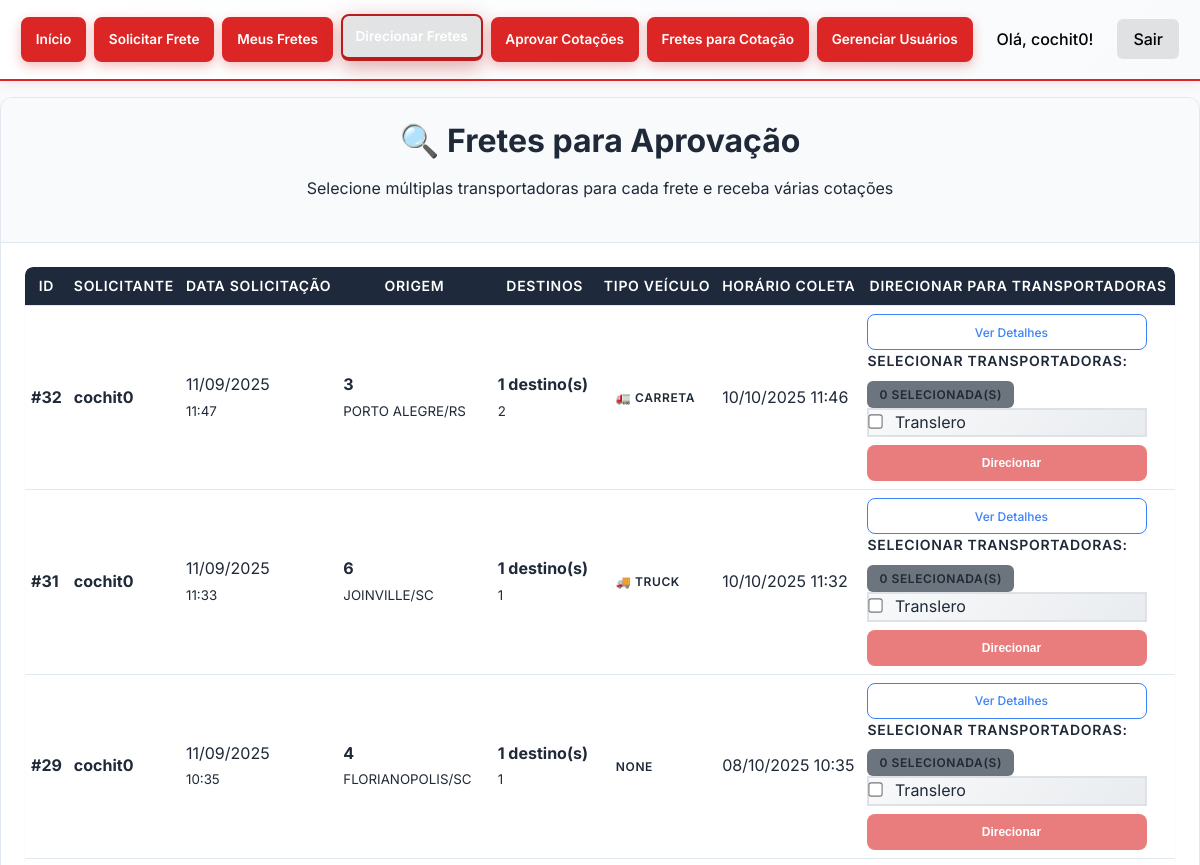
Before: /fretes-para-aprovacao/ (signed in, upper part) with the older database file.
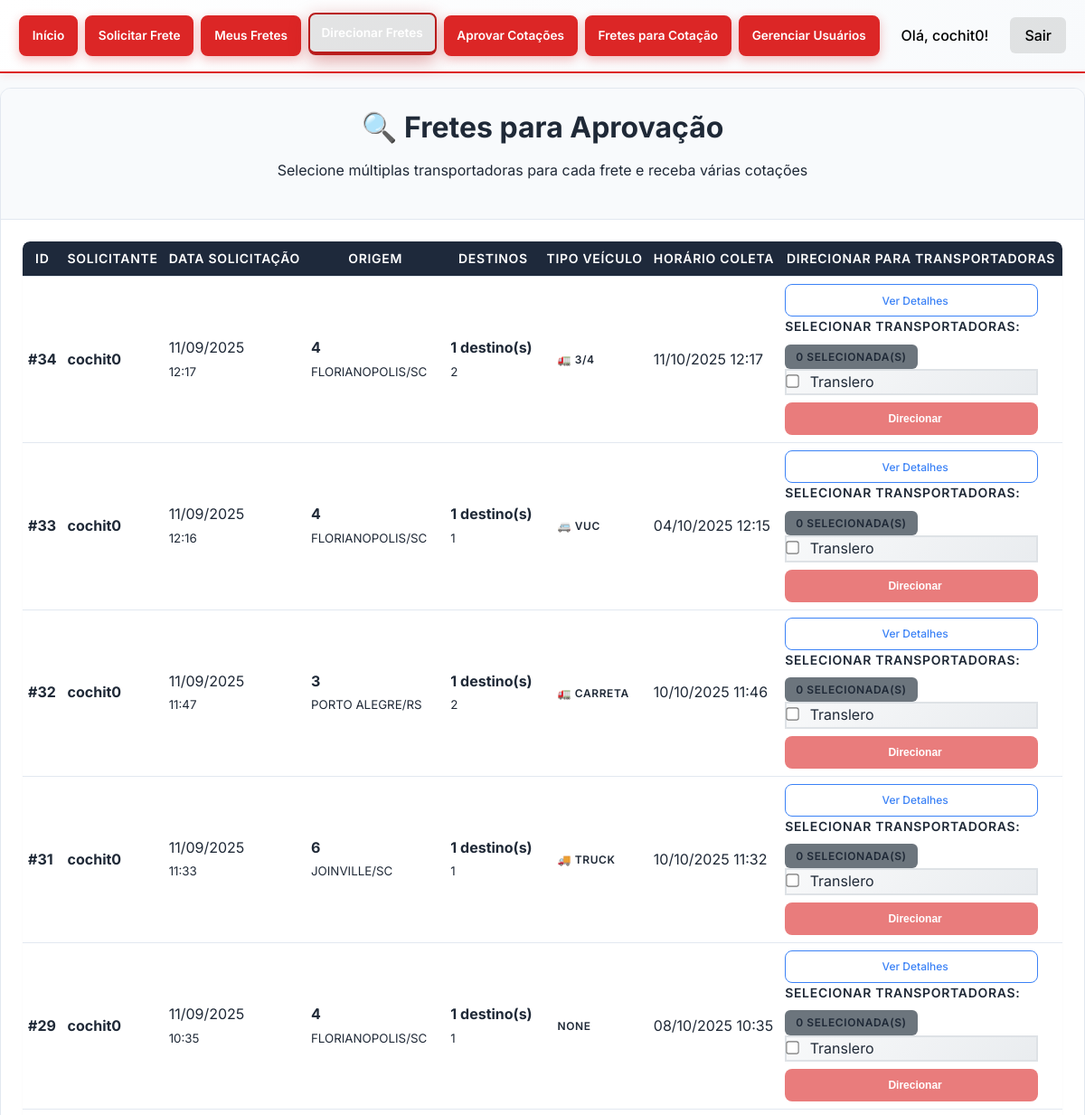
After: the same page with the newer database file.
### fretes/models.py (models this page shows, shortened)
class FreteRequest(models.Model):
	usuario = models.ForeignKey(User, on_delete=models.CASCADE)
	data_criacao = models.DateTimeField(auto_now_add=True)
	descricao = models.TextField(blank=True)
	transportadora_selecionada = models.ForeignKey(Transportadora, null=True, blank=True, on_delete=models.SET_NULL)
	origem = models.ForeignKey(Loja, null=True, blank=True, on_delete=models.SET_NULL, related_name='fretes_origem')
	horario_coleta = models.CharField(max_length=50, blank=True, null=True)
	observacoes_origem = models.TextField(blank=True, null=True, verbose_name="Observações da Coleta")
	anexo_origem = models.FileField(upload_to='anexos/origem/', blank=True, null=True, verbose_name="Anexo da Origem", help_text="Arquivo Excel ou PDF relacionado à origem")
	TIPO_VEICULO_CHOICES = [
		('carreta', 'Carreta'),
		('truck', 'Truck'),
		('vuc', 'VUC'),
		('toco', 'Toco'),
		('3_4', '3/4'),
		('van', 'Van'),
	]
	tipo_veiculo = models.CharField(max_length=10, choices=TIPO_VEICULO_CHOICES, blank=True, null=True, verbose_name="Tipo de Veículo", help_text="Tipo de veículo necessário para o frete")
	precisa_ajudante = models.BooleanField(default=False, verbose_name="Precisa de Ajudante", help_text="Indica se o frete necessita de ajudante")
	quantidade_ajudantes = models.PositiveIntegerField(default=0, verbose_name="Quantidade de Ajudantes", help_text="Número de ajudantes necessários")
	nota_fiscal_emitida = models.BooleanField(default=False, verbose_name="Nota Fiscal Emitida", help_text="Indica se a nota fiscal já foi emitida")
	anexo_nota_fiscal = models.FileField(upload_to='anexos/nota_fiscal/', blank=True, null=True, verbose_name="Anexo da Nota Fiscal", help_text="Arquivo da nota fiscal (PDF, Excel)")
	quem_paga_frete = models.CharField(max_length=100, blank=True, null=True, verbose_name="Quem Paga o Frete", help_text="Loja responsável pelo pagamento do frete")
	STATUS_CHOICES = [
		('pendente', 'Pendente'),
		('cotacao_enviada', 'Cotação Enviada'),
		('cotacao_recebida', 'Cotação Recebida'),
		('cotacao_aprovada', 'Cotação Aprovada'),
		('rejeitado', 'Rejeitado'),
		('rejeitado_transportadora', 'Rejeitado pela Transportadora'),
		('cancelado', 'Cancelado'),
		('finalizado', 'Finalizado'),
	]
	status = models.CharField(max_length=30, choices=STATUS_CHOICES, default='pendente')
	centro_custo = models.CharField(max_length=100, blank=True, null=True, verbose_name="Centro de Custo", help_text="Centro de custo aprovado para o frete")
	aprovador = models.ForeignKey(User, on_delete=models.SET_NULL, null=True, blank=True, related_name='fretes_aprovados', verbose_name="Aprovador")
	data_aprovacao = models.DateTimeField(null=True, blank=True, verbose_name="Data de Aprovação")
	observacoes_aprovacao = models.TextField(blank=True, null=True, verbose_name="Observações da Aprovação")
	justificativa_rejeicao = models.TextField(blank=True, null=True, verbose_name="Justificativa da Rejeição")
	motivo_cancelamento = models.TextField(blank=True, null=True, verbose_name="Motivo do Cancelamento", help_text="Justificativa para o cancelamento do frete")
	usuario_cancelamento = models.ForeignKey(User, on_delete=models.SET_NULL, null=True, blank=True, related_name='fretes_cancelados', verbose_name="Usuário que Cancelou")
	data_cancelamento = models.DateTimeField(null=True, blank=True, verbose_name="Data do Cancelamento")
	transportadora = models.ForeignKey(User, on_delete=models.SET_NULL, null=True, blank=True, related_name='fretes_cotados', verbose_name="Transportadora", help_text="Transportadora responsável pela cotação")
	valor_frete = models.DecimalField(max_digits=10, decimal_places=2, null=True, blank=True, verbose_name="Valor do Frete", help_text="Valor cobrado pelo frete")
	valor_pedagio = models.DecimalField(max_digits=10, decimal_places=2, null=True, blank=True, verbose_name="Valor do Pedágio", help_text="Valor cobrado pelo pedágio")
	valor_ajudante = models.DecimalField(max_digits=10, decimal_places=2, null=True, blank=True, verbose_name="Valor do Ajudante", help_text="Valor cobrado pelo ajudante")
	valor_total = models.DecimalField(max_digits=10, decimal_places=2, null=True, blank=True, verbose_name="Valor Total", help_text="Soma total da cotação")
	data_cotacao = models.DateTimeField(null=True, blank=True, verbose_name="Data da Cotação")
	observacoes_cotacao = models.TextField(blank=True, null=True, verbose_name="Observações da Cotação")
	motivo_rejeicao_transportadora = models.TextField(blank=True, null=True, verbose_name="Motivo da Rejeição pela Transportadora")

class Loja(models.Model):
	nome = models.CharField(max_length=100)
	endereco = models.CharField(max_length=255)
	numero = models.CharField(max_length=20)
	municipio = models.CharField(max_length=100)
	estado = models.CharField(max_length=2)
	cep = models.CharField(max_length=15, blank=True)
	regional = models.CharField(max_length=100, blank=True)
	latitude = models.DecimalField(max_digits=9, decimal_places=6, null=True, blank=True)
	longitude = models.DecimalField(max_digits=9, decimal_places=6, null=True, blank=True)

class Destino(models.Model):
	frete = models.ForeignKey(FreteRequest, related_name='destinos', on_delete=models.CASCADE)
	endereco = models.CharField(max_length=255)
	cidade = models.CharField(max_length=100)
	estado = models.CharField(max_length=2)
	cep = models.CharField(max_length=10)
	volume = models.PositiveIntegerField(default=1)
	loja = models.CharField(max_length=100, blank=True, null=True)  # Adicione esta linha
	numero = models.CharField(max_length=20, blank=True, null=True)
	data_entrega = models.DateTimeField(blank=True, null=True, verbose_name="Data de Entrega", help_text="Data e horário previstos para entrega")
	observacao = models.TextField(blank=True, null=True)
	anexo_destino = models.FileField(upload_to='anexos/destino/', blank=True, null=True, verbose_name="Anexo do Destino", help_text="Arquivo Excel ou PDF relacionado ao destino")

class Transportadora(models.Model):
	nome = models.CharField(max_length=100)
	email = models.EmailField()

### fretes/views.py (the view)
# urls.py: path('fretes-para-aprovacao/', views.fretes_para_aprovacao, name='fretes_para_aprovacao'),
@login_required(login_url='/login/')
def fretes_para_aprovacao(request):
    try:
        user_profile = request.user.userprofile
        if not (user_profile.is_usuario_master() or user_profile.is_gerente()):
            messages.error(request, 'Você não tem permissão para aprovar fretes.')
            return redirect('home')
    except UserProfile.DoesNotExist:
        messages.error(request, 'Perfil de usuário não encontrado.')
        return redirect('home')
    fretes_pendentes = FreteRequest.objects.filter(
        status='pendente'
    ).select_related('usuario', 'origem').prefetch_related('destinos').order_by('-data_criacao')
    transportadoras = Transportadora.objects.all().order_by('nome')
    return render(request, 'fretes/fretes_para_aprovacao.html', {
        'fretes_pendentes': fretes_pendentes,
        'transportadoras': transportadoras
    })

### fretes/models.py (called while the page is built)
	def is_usuario_master(self):
		return self.is_master or self.tipo_usuario == 'master'

	def is_gerente(self):
		return self.tipo_usuario == 'gerente'

	def is_transportadora(self):
		return self.tipo_usuario == 'transportadora'

### fretes/templatetags/frete_filters.py (called while the page is built)
@register.filter
def format_horario_coleta(value):
    if not value:
        return ''
    try:
        if 'T' in value:
            dt = datetime.datetime.strptime(value, '%Y-%m-%dT%H:%M')
        else:
            dt = datetime.datetime.strptime(value, '%Y-%m-%d %H:%M')
        return dt.strftime('%d/%m/%Y %H:%M')
    except Exception:
        return value

### fretes/templates/fretes/fretes_para_aprovacao.html (shortened to what the changed rows need)
{% extends 'fretes/base.html' %}
{% load static %}
{% load frete_filters %}
{% block content %}
<div class="container-fluid mt-4">
    <div class="card">
        <div class="card-header">
            <h2 class="text-center">🔍 Fretes para Aprovação</h2>
        </div>
        <div class="card-body p-0">
            {% if fretes_pendentes %}
                <div class="table-responsive">
                    <table class="table table-hover">
                        <thead class="table-dark">
                            <tr>
                                <th>ID</th>
                                <th>Solicitante</th>
                                <th>Data Solicitação</th>
                                <th>Origem</th>
                                <th>Destinos</th>
                                <th>Tipo Veículo</th>
                                <th>Horário Coleta</th>
                                <th>Direcionar para Transportadoras</th>
                            </tr>
                        </thead>
                        <tbody>
                            {% for frete in fretes_pendentes %}
                                <tr>
                                    <td>
                                        <strong>#{{ frete.id }}</strong>
                                    </td>
                                    <td>
                                        <div>
                                            <strong>{{ frete.usuario.username }}</strong><br>
                                        </div>
                                    </td>
                                    <td>
                                        <div>
                                            {{ frete.data_criacao|date:"d/m/Y" }}<br>
                                            <small class="text-muted">{{ frete.data_criacao|time:"H:i" }}</small>
                                        </div>
                                    </td>
                                    <td>
                                        <div>
                                            <strong>{{ frete.origem.nome }}</strong><br>
                                            <small class="text-muted">{{ frete.origem.municipio }}/{{ frete.origem.estado }}</small>
                                        </div>
                                    </td>
                                    <td>
                                        <div>
                                            <strong>{{ frete.destinos.count }} destino(s)</strong><br>
                                            {% for destino in frete.destinos.all|slice:":2" %}
                                                <small class="text-muted">{{ destino.loja }}</small><br>
                                            {% endfor %}
                                        </div>
                                    </td>
                                    <td>
                                        <span class="badge bg-info">
                                            {% if frete.tipo_veiculo == 'carreta' %}🚛 Carreta
                                            {% elif frete.tipo_veiculo == 'truck' %}🚚 Truck
                                            {% elif frete.tipo_veiculo == 'vuc' %}🚐 VUC
                                            {% elif frete.tipo_veiculo == 'toco' %}🚛 Toco
                                            {% elif frete.tipo_veiculo == '3_4' %}🚛 3/4
                                            {% elif frete.tipo_veiculo == 'van' %}🚐 Van
                                            {% else %}{{ frete.tipo_veiculo|title }}{% endif %}
                                        </span>
                                    </td>
                                    <td>
                                        <div>
                                            {{ frete.horario_coleta|format_horario_coleta }}
                                        </div>
                                    </td>
                        <td>
                            <div class="transportadora-selection">
                                <div class="mb-2">
                                    <a href="{% url 'frete_detalhe' frete.id %}" class="btn btn-outline-primary btn-sm w-100" title="Ver detalhes completos do frete">
                                         Ver Detalhes
                                    </a>
                                </div>
                                <div class="mb-3">
                                    <div class="d-flex justify-content-between align-items-center mb-2">
                                        <label class="form-label small fw-bold text-primary mb-0">
                                            Selecionar Transportadoras:
                                        </label>
                                        <span class="badge bg-secondary transportadora-count" data-frete-id="{{ frete.id }}">0 selecionada(s)</span>
                                    </div>
                                    <div class="transportadoras-checkboxes" data-frete-id="{{ frete.id }}">
                                        {% for transportadora in transportadoras %}
                                            <div class="form-check form-check-inline">
                                                <input class="form-check-input transportadora-checkbox" type="checkbox"
                                                       value="{{ transportadora.id }}" id="transp_{{ frete.id }}_{{ transportadora.id }}">
                                                <label class="form-check-label small" for="transp_{{ frete.id }}_{{ transportadora.id }}">
                                                    {{ transportadora.nome }}
                                                </label>
                                            </div>
                                        {% endfor %}
                                    </div>
                                </div>
                                <button class="btn btn-success btn-sm direcionar-btn" data-frete-id="{{ frete.id }}" disabled>
                                     Direcionar
                                </button>
                            </div>
                        </td>
                                </tr>
                            {% endfor %}
                        </tbody>
                    </table>
                </div>
            {% endif %}
        </div>
    </div>
</div>
{% endblock %}

Changed rows visible on the page:
added FreteRequest: id "34", usuario.username "cochit0", data_criacao "11/09/2025", data_criacao "12:17", origem.nome "4", origem.municipio "FLORIANOPOLIS", origem.estado "SC", destinos.count "1", tipo_veiculo "🚛 3/4", horario_coleta "11/10/2025 12:17"
added Destino: loja "2", shown under "34"
added FreteRequest: id "33", usuario.username "cochit0", data_criacao "11/09/2025", data_criacao "12:16", origem.nome "4", origem.municipio "FLORIANOPOLIS", origem.estado "SC", destinos.count "1", tipo_veiculo "🚐 VUC", horario_coleta "04/10/2025 12:15"
added Destino: loja "1", shown under "33"
